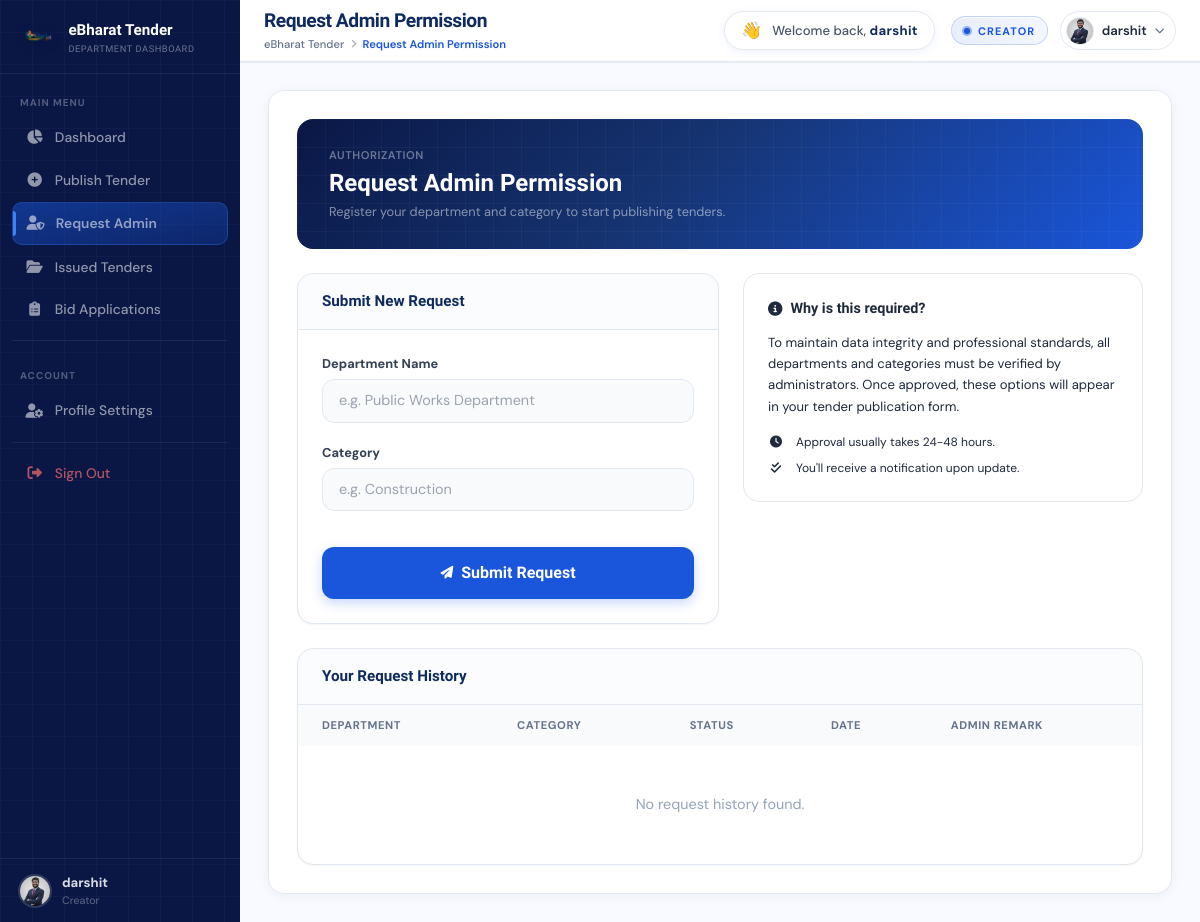
/tenders/request_admin/ (signed in), run on an earlier commit of the app's database.
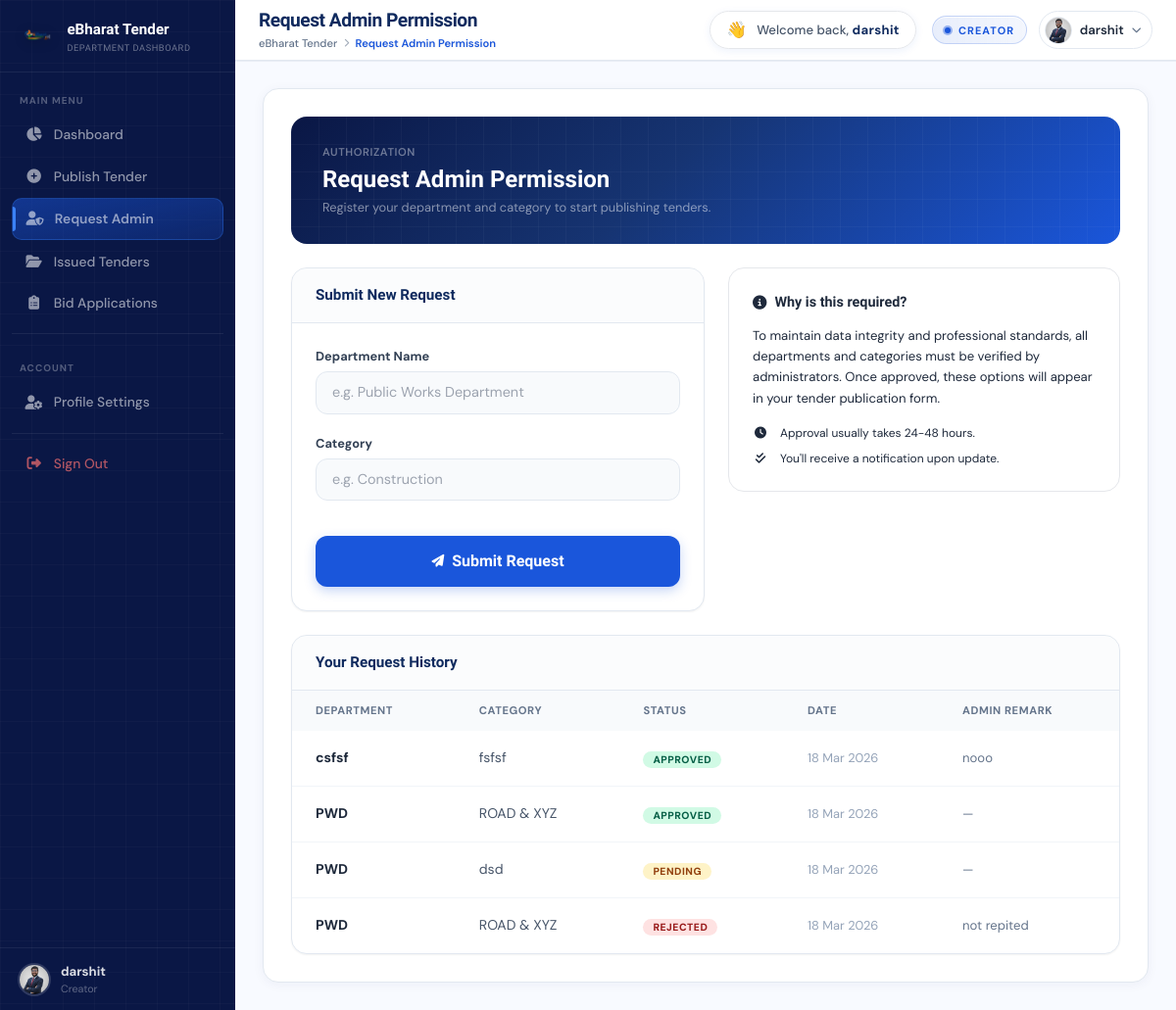
And on a later commit of the database.
### accounts/models.py (models this page shows, shortened)
class AdminRequest(models.Model):
    STATUS_CHOICES = (
        ('pending', 'Pending'),
        ('approved', 'Approved'),
        ('rejected', 'Rejected'),
    )
    user = models.ForeignKey(User, on_delete=models.CASCADE)
    department_name = models.CharField(max_length=100)
    category_name = models.CharField(max_length=100)
    status = models.CharField(max_length=20, choices=STATUS_CHOICES, default='pending')
    admin_remark = models.TextField(blank=True, null=True)
    created_at = models.DateTimeField(auto_now_add=True)

### tenders/views.py (the view, shortened to what this page needs)
# urls.py: path("request_admin/", views.request_admin, name="request_admin"),
@login_required
def request_admin(request):
    requests = AdminRequest.objects.filter(user=request.user).order_by("-created_at")
    return render(request, 'admin_request.html', {
        'page_title': 'Request Admin Permission',
        'requests': requests
    })

### accounts/context_processors.py (called while the page is built)
def notifications(request):
    if request.user.is_authenticated:
        user_notifications = Notification.objects.filter(user=request.user).order_by('-created_at')
        unread_count = user_notifications.filter(is_read=False).count()
        return {
            'notifications': user_notifications,
            'unread_count': unread_count,
        }
    return {
        'notifications': [],
        'unread_count': 0,
    }

### tenders/templates/admin_request.html (shortened to what the changed rows need)
{% extends 'base1.html' %}
{% block content %}
<div class="p-4 sm:p-7 flex flex-col gap-6">
  <div class="ar-header relative rounded-2xl overflow-hidden px-8 py-7"
       style="background: linear-gradient(135deg, #0a1745 0%, #163472 45%, #1a56db 100%);">
    <div class="relative z-[1]">
      <h1 class="font-sora text-[1.5rem] font-extrabold text-white leading-tight">Request Admin Permission</h1>
    </div>
  </div>
  <div class="bg-white border border-slate-200 rounded-2xl overflow-hidden shadow-sm">
    <div class="overflow-x-auto">
      <table class="w-full text-left border-collapse">
        <thead class="bg-slate-50">
          <tr>
            <th class="px-6 py-3 text-[0.7rem] font-bold uppercase tracking-wider text-slate-500">Department</th>
            <th class="px-6 py-3 text-[0.7rem] font-bold uppercase tracking-wider text-slate-500">Category</th>
            <th class="px-6 py-3 text-[0.7rem] font-bold uppercase tracking-wider text-slate-500">Status</th>
            <th class="px-6 py-3 text-[0.7rem] font-bold uppercase tracking-wider text-slate-500">Date</th>
            <th class="px-6 py-3 text-[0.7rem] font-bold uppercase tracking-wider text-slate-500">Admin Remark</th>
          </tr>
        </thead>
        <tbody class="divide-y divide-slate-100">
          {% for req in requests %}
          <tr class="hover:bg-slate-50/50">
            <td class="px-6 py-4 font-bold text-slate-800 text-[0.88rem]">{{ req.department_name }}</td>
            <td class="px-6 py-4 text-slate-600 text-[0.88rem]">{{ req.category_name }}</td>
            <td class="px-6 py-4">
              <span class="px-2.5 py-0.5 rounded-full text-[0.65rem] font-extrabold uppercase tracking-wider
                           status-{{ req.status }}">
                {{ req.status }}
              </span>
            </td>
            <td class="px-6 py-4 text-slate-400 text-[0.8rem]">{{ req.created_at|date:"d M Y" }}</td>
            <td class="px-6 py-4 text-[0.82rem] text-slate-500">{{ req.admin_remark|default:"—" }}</td>
          </tr>
          {% empty %}
          <tr>
            <td colspan="5" class="px-6 py-12 text-center text-slate-400 text-[0.9rem]">
              No request history found.
            </td>
          </tr>
          {% endfor %}
        </tbody>
      </table>
    </div>
  </div>
</div>
{% endblock %}

What changed in the data, as far as the page shows it:
added AdminRequest: department_name "csfsf", category_name "fsfsf", status "APPROVED", created_at "18 Mar 2026", admin_remark "nooo"
added AdminRequest: department_name "PWD", category_name "ROAD & XYZ", status "APPROVED", created_at "18 Mar 2026", admin_remark "—"
added AdminRequest: department_name "PWD", category_name "dsd", status "PENDING", created_at "18 Mar 2026", admin_remark "—"
added AdminRequest: department_name "PWD", category_name "ROAD & XYZ", status "REJECTED", created_at "18 Mar 2026", admin_remark "not repited"
Also different on the page:
text no longer shown: "No request history found."
